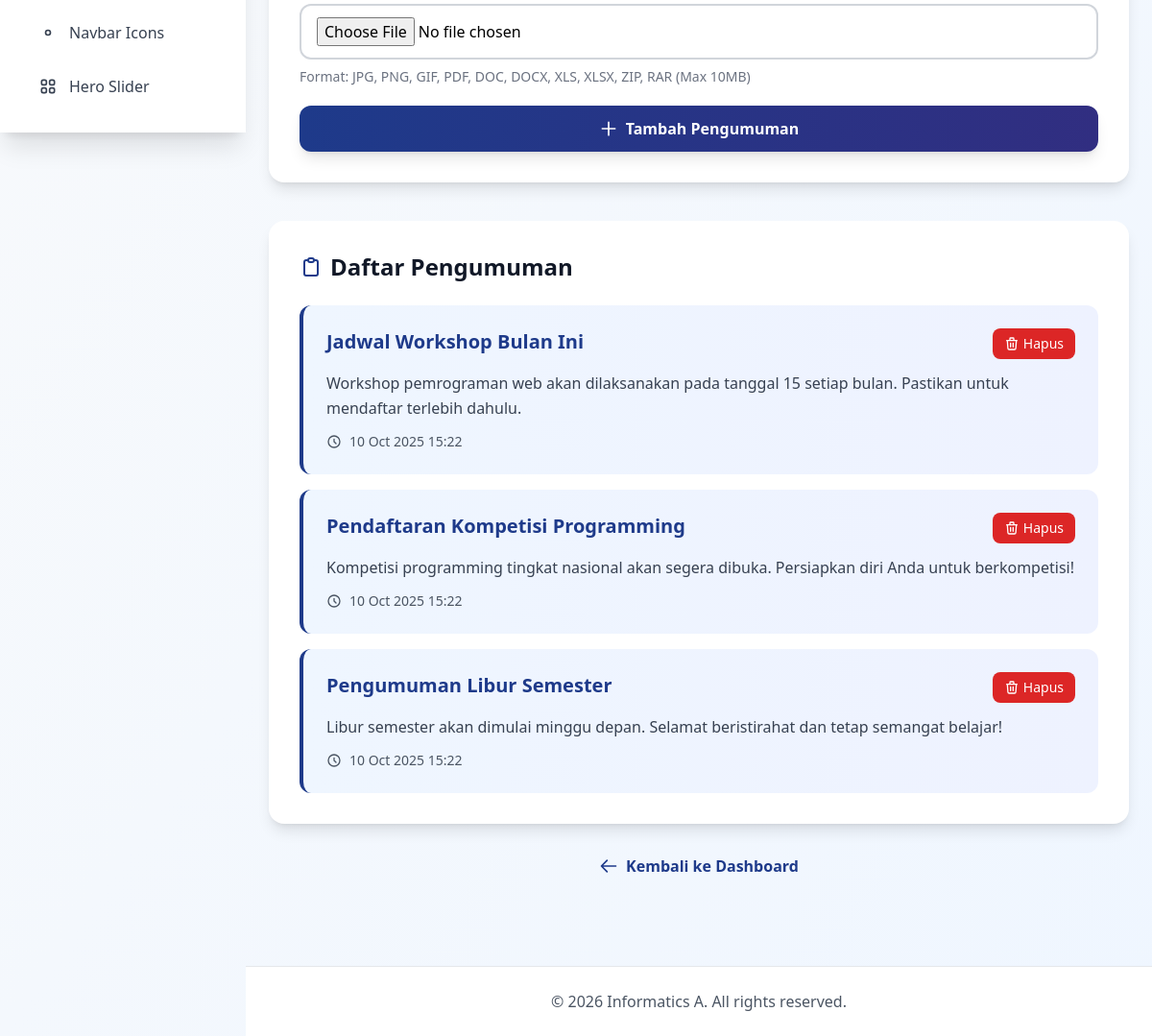
/admin/announcement.php (signed in, lower part), run on an earlier commit of the app's database.
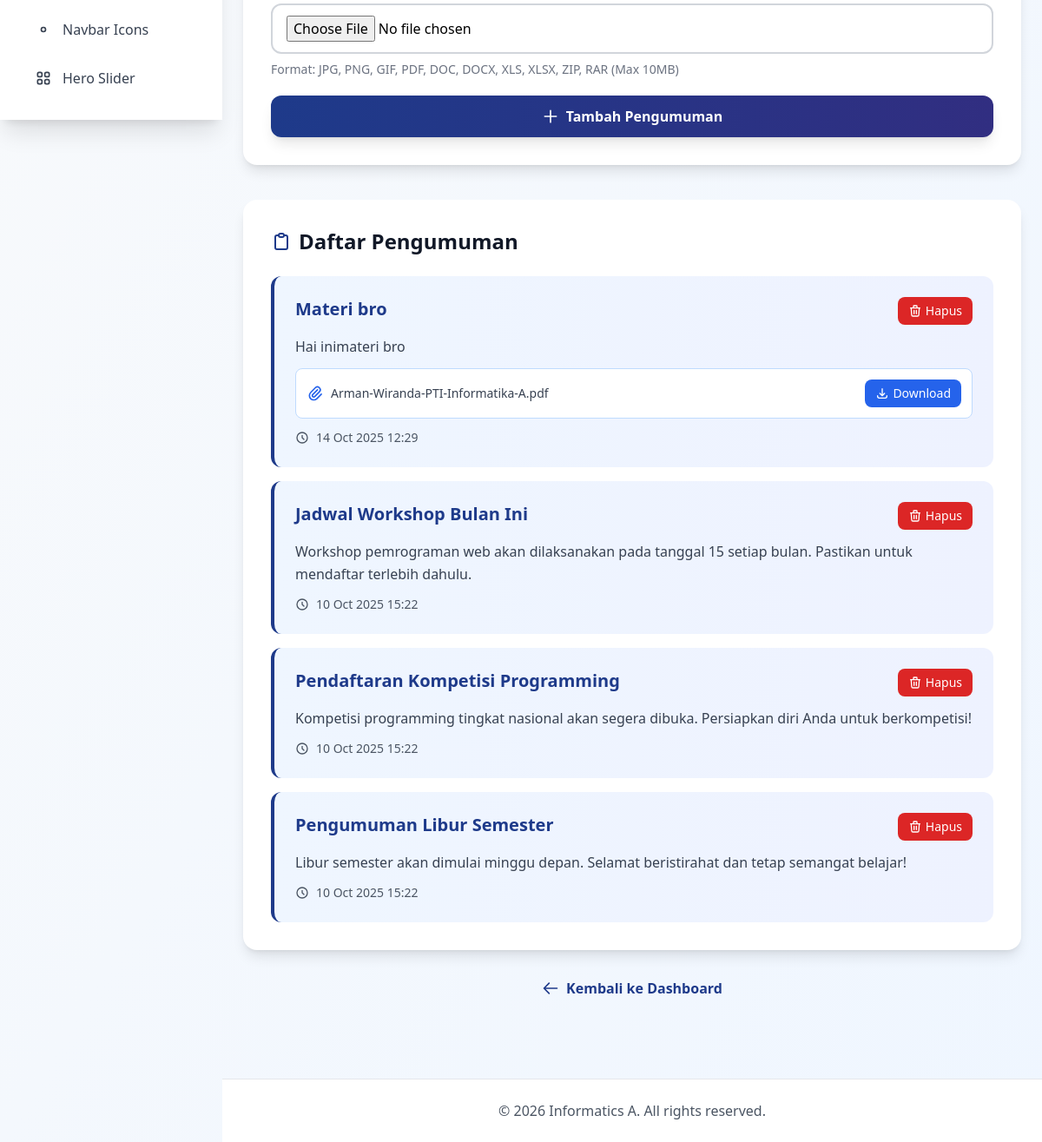
And on a later commit of the database.
### tables this page shows
CREATE TABLE `announcements` (
  `id` int(11) NOT NULL,
  `title` varchar(255) NOT NULL,
  `content` text NOT NULL,
  `file_path` varchar(255) DEFAULT NULL,
  `file_name` varchar(255) DEFAULT NULL,
  `is_active` tinyint(1) DEFAULT 1,
  `created_by` int(11) NOT NULL,
  `created_at` timestamp NOT NULL DEFAULT current_timestamp(),
  `updated_at` timestamp NOT NULL DEFAULT current_timestamp() ON UPDATE current_timestamp()
);

### src/config/urls.php (called while the page is built, shortened)
<?php
function url($path = '') {
    $base = BASE_URL;
    $path = ltrim($path, '/');
    return $base . '/' . $path;
}
function asset($path = '') {
    return url('public/' . ltrim($path, '/'));
}
?>

### admin/announcement.php (the view, shortened to what this page needs)
<?php
require_once __DIR__ . "/../src/config/db.php";
require_once __DIR__ . "/../src/config/urls.php";
$stmt = $pdo->query("SELECT * FROM announcements ORDER BY created_at DESC");
$announcements = $stmt->fetchAll();
?>
<!DOCTYPE html>
<html lang="id">
<head>
    <link href=" <?= asset('tailwind.css') ?>" rel="stylesheet">
</head>
<body class="bg-gradient-to-br from-gray-50 to-blue-50 min-h-screen">
    <?php include __DIR__ . "/sidebar.php"; ?>
    <main class="lg:ml-64 max-w-5xl mx-auto px-6 py-10">
        <div class="bg-white rounded-2xl shadow-lg p-8 mb-10">
            <form action="" method="POST" enctype="multipart/form-data" class="space-y-5">
    <div>
        <input type="file" id="attachment" name="attachment"
            accept=".jpg,.jpeg,.png,.gif,.pdf,.doc,.docx,.xls,.xlsx,.zip,.rar"
            class="w-full px-4 py-3 border-2 border-gray-300 rounded-xl focus:outline-none focus:border-blue-500 focus:ring-2 focus:ring-blue-200 transition">
        <p class="text-sm text-gray-500 mt-2">Format: JPG, PNG, GIF, PDF, DOC, DOCX, XLS, XLSX, ZIP, RAR (Max 10MB)</p>
    </div>
    <button type="submit"
        class="w-full bg-gradient-to-r from-blue-900 to-indigo-900 text-white font-bold py-3 rounded-xl hover:from-blue-800 hover:to-indigo-800 transition shadow-lg flex items-center justify-center gap-2">
        <svg class="w-5 h-5" fill="none" stroke="currentColor" viewBox="0 0 24 24">
            <path stroke-linecap="round" stroke-linejoin="round" stroke-width="2" d="M12 4v16m8-8H4"/>
        </svg>
        Tambah Pengumuman
    </button>
</form>
        </div>
        <div class="bg-white rounded-2xl shadow-lg p-8">
            <h2 class="text-2xl font-bold text-gray-900 mb-6 flex items-center gap-2">
                <svg class="w-6 h-6 text-blue-900" fill="none" stroke="currentColor" viewBox="0 0 24 24">
                    <path stroke-linecap="round" stroke-linejoin="round" stroke-width="2" d="M9 5H7a2 2 0 00-2 2v12a2 2 0 002 2h10a2 2 0 002-2V7a2 2 0 00-2-2h-2M9 5a2 2 0 002 2h2a2 2 0 002-2M9 5a2 2 0 012-2h2a2 2 0 012 2"/>
                </svg>
                Daftar Pengumuman
            </h2>
            <?php if (empty($announcements)): ?>
    <div class="text-center py-12">
        <svg class="w-20 h-20 mx-auto mb-4 text-gray-400" fill="none" stroke="currentColor" viewBox="0 0 24 24">
            <path stroke-linecap="round" stroke-linejoin="round" stroke-width="2"
                d="M20 13V6a2 2 0 00-2-2H6a2 2 0 00-2 2v7m16 0v5a2 2 0 01-2 2H6a2 2 0 01-2-2v-5m16 0h-2.586a1 1 0 00-.707.293l-2.414 2.414a1 1 0 01-.707.293h-3.172a1 1 0 01-.707-.293l-2.414-2.414A1 1 0 006.586 13H4" />
        </svg>
        <h3 class="text-xl font-bold text-gray-700 mb-2">Belum Ada Pengumuman</h3>
        <p class="text-gray-500">Buat pengumuman pertama Anda di atas</p>
    </div>
<?php else: ?>
    <div class="space-y-4">
        <?php foreach ($announcements as $a): ?>
            <div class="bg-gradient-to-r from-blue-50 to-indigo-50 p-6 rounded-xl border-l-4 border-blue-900 hover:shadow-md transition">
                <div class="flex justify-between items-start mb-3">
                    <h3 class="text-xl font-bold text-blue-900 flex-1 break-words">
                        <?= htmlspecialchars($a["title"]) ?>
                    </h3>
                    <a href="?delete=<?= $a["id"] ?>"
                       class="inline-flex items-center gap-1 bg-red-600 text-white px-3 py-1.5 rounded-lg hover:bg-red-700 text-sm font-medium transition"
                       onclick="return confirm('Hapus pengumuman ini?')">
                        <svg class="w-4 h-4" fill="none" stroke="currentColor" viewBox="0 0 24 24">
                            <path stroke-linecap="round" stroke-linejoin="round" stroke-width="2"
                                  d="M19 7l-.867 12.142A2 2 0 0116.138 21H7.862a2 2 0 01-1.995-1.858L5 7m5 4v6m4-6v6m1-10V4a1 1 0 00-1-1h-4a1 1 0 00-1 1v3M4 7h16"/>
                        </svg>
                        Hapus
                    </a>
                </div>
                <div class="text-gray-700 mb-3 leading-relaxed break-words">
                    <?= nl2br(htmlspecialchars($a["content"])) ?>
                </div>
                <?php if (!empty($a["file_path"])): ?>
                    <div class="mb-3 p-3 bg-white rounded-lg border border-blue-200">
                        <div class="flex items-center justify-between">
                            <div class="flex items-center gap-2">
                                <svg class="w-5 h-5 text-blue-600" fill="none" stroke="currentColor" viewBox="0 0 24 24">
                                    <path stroke-linecap="round" stroke-linejoin="round" stroke-width="2"
                                        d="M15.172 7l-6.586 6.586a2 2 0 102.828 2.828l6.414-6.586a4 4 0 00-5.656-5.656l-6.415 6.585a6 6 0 108.486 8.486L20.5 13"/>
                                </svg>
                                <span class="text-sm font-medium text-gray-700">
                                    <?= htmlspecialchars($a["file_name"]) ?>
                                </span>
                            </div>
                            <a href=" <?= url('download') ?>?file=<?=
                                    urlencode($a["file_path"])
                                    ?>&name=<?=
                                    urlencode($a["file_name"])?>"
                               class="inline-flex items-center gap-1 bg-blue-600 text-white px-3 py-1.5 rounded-lg hover:bg-blue-700 text-sm font-medium transition">
                                <svg class="w-4 h-4" fill="none" stroke="currentColor" viewBox="0 0 24 24">
                                    <path stroke-linecap="round" stroke-linejoin="round" stroke-width="2"
                                          d="M4 16v1a3 3 0 003 3h10a3 3 0 003-3v-1m-4-4l-4 4m0 0l-4-4m4 4V4"/>
                                </svg>
                                Download
                            </a>
                        </div>
                    </div>
                <?php endif; ?>
                <div class="flex items-center gap-2 text-sm text-gray-600">
                    <svg class="w-4 h-4" fill="none" stroke="currentColor" viewBox="0 0 24 24">
                        <path stroke-linecap="round" stroke-linejoin="round" stroke-width="2"
                              d="M12 8v4l3 3m6-3a9 9 0 11-18 0 9 9 0 0118 0z"/>
                    </svg>
                    <?= date("d M Y H:i", strtotime($a["created_at"])) ?>
                </div>
            </div>
        <?php endforeach; ?>
    </div>
<?php endif; ?>
        </div>
        <div class="mt-8 text-center">
            <a href="
                "dashboard",
            .php" class="inline-flex items-center gap-2 text-blue-900 font-semibold hover:text-blue-700 transition">
                <svg class="w-5 h-5" fill="none" stroke="currentColor" viewBox="0 0 24 24">
                    <path stroke-linecap="round" stroke-linejoin="round" stroke-width="2" d="M10 19l-7-7m0 0l7-7m-7 7h18"/>
                </svg>
                Kembali ke Dashboard
            </a>
        </div>
    </main>
    <footer class="lg:ml-64 bg-white border-t border-gray-200 py-6 mt-12">
        <div class="max-w-7xl mx-auto px-6 text-center text-gray-600">
            &copy; <?= date("Y") ?> Informatics A. All rights reserved.
        </div>
    </footer>
</body>
</html>

### admin/sidebar.php (shortened to what this page needs)
<aside id="sidebar" class="fixed left-0 top-16 h-[calc(100vh-4rem)] w-64 bg-white shadow-xl transform -translate-x-full lg:translate-x-0 transition-transform duration-300 z-40 overflow-y-auto">
    <div class="p-6">
        <nav class="space-y-2">
            <a href="<?= url('admin/navbar_icons') ?>" data-menu="navbar-icons" class="flex menu-item items-center gap-3 px-4 py-3 text-gray-700 hover:bg-gray-100 rounded-lg font-medium transition">
                <svg class="w-5 h-5" fill="none" stroke="currentColor" viewBox="0 0 24 24">
                    <path stroke-linecap="round" stroke-linejoin="round" stroke-width="2" d="M15 12a3 3 0 11-6 0 3 3 0 016 0z"/>
                </svg>
                Navbar Icons
            </a>
            <a href="<?= url('admin/hero_slider') ?>" data-menu="hero-slider" class="flex menu-item items-center gap-3 px-4 py-3 text-gray-700 hover:bg-gray-100 rounded-lg font-medium transition">
                Hero Slider
            </a>
        </nav>
    </div>
</aside>

What changed in the data, as far as the page shows it:
added announcements: title "Materi bro", content "Hai inimateri bro", file_name "Arman-Wiranda-PTI-Informatika-A.pdf", created_at "14 Oct 2025 12:29"
